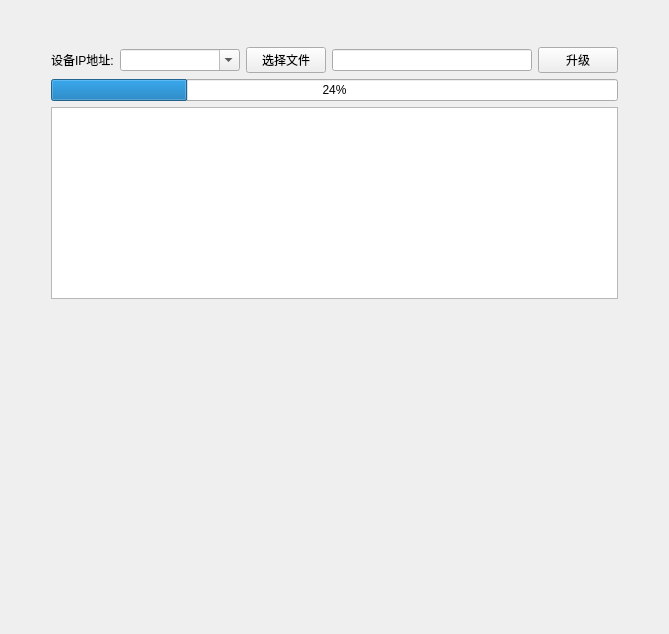
        <widget class="QWidget" name="update_page">
         <layout class="QVBoxLayout" name="verticalLayout_4">
          <item>
           <widget class="NavProgressBar" name="widget_progress_update" native="true">
            <property name="minimumSize">
             <size>
              <width>0</width>
              <height>30</height>
             </size>
            </property>
           </widget>
          </item>
          <item>
           <layout class="QHBoxLayout" name="horizontalLayout_5">
            <item>
             <spacer name="horizontalSpacer_8">
              <property name="orientation">
               <enum>Qt::Horizontal</enum>
              </property>
              <property name="sizeHint" stdset="0">
               <size>
                <width>40</width>
                <height>20</height>
               </size>
              </property>
             </spacer>
            </item>
            <item>
             <layout class="QVBoxLayout" name="verticalLayout_3">
              <item>
               <layout class="QHBoxLayout" name="horizontalLayout_4">
                <item>
                 <widget class="QLabel" name="label_12">
                  <property name="text">
                   <string>设备IP地址:</string>
                  </property>
                 </widget>
                </item>
                <item>
                 <widget class="QComboBox" name="comboBox_device_ip">
                  <property name="minimumSize">
                   <size>
                    <width>120</width>
                    <height>0</height>
                   </size>
                  </property>
                  <property name="editable">
                   <bool>true</bool>
                  </property>
                 </widget>
                </item>
                <item>
                 <widget class="QPushButton" name="pushButton_5">
                  <property name="text">
                   <string>选择文件</string>
                  </property>
                 </widget>
                </item>
                <item>
                 <widget class="QLineEdit" name="lineEdit_bin">
                  <property name="minimumSize">
                   <size>
                    <width>200</width>
                    <height>0</height>
                   </size>
                  </property>
                 </widget>
                </item>
                <item>
                 <widget class="QPushButton" name="pushButton_update">
                  <property name="text">
                   <string>升级</string>
                  </property>
                 </widget>
                </item>
               </layout>
              </item>
              <item>
               <widget class="QProgressBar" name="progressBar_update">
                <property name="value">
                 <number>24</number>
                </property>
               </widget>
              </item>
              <item>
               <widget class="QTextBrowser" name="textBrowser_update_info">
                <property name="enabled">
                 <bool>true</bool>
                </property>
                <property name="html">
                 <string>&lt;!DOCTYPE HTML PUBLIC &quot;-//W3C//DTD HTML 4.0//EN&quot; &quot;http://www.w3.org/TR/REC-html40/strict.dtd&quot;&gt;
&lt;html&gt;&lt;head&gt;&lt;meta name=&quot;qrichtext&quot; content=&quot;1&quot; /&gt;&lt;style type=&quot;text/css&quot;&gt;
p, li { white-space: pre-wrap; }
&lt;/style&gt;&lt;/head&gt;&lt;body style=&quot; font-family:'SimSun'; font-size:9pt; font-weight:400; font-style:normal;&quot;&gt;
&lt;p style=&quot;-qt-paragraph-type:empty; margin-top:0px; margin-bottom:0px; margin-left:0px; margin-right:0px; -qt-block-indent:0; text-indent:0px;&quot;&gt;&lt;br /&gt;&lt;/p&gt;&lt;/body&gt;&lt;/html&gt;</string>
                </property>
               </widget>
              </item>
             </layout>
            </item>
            <item>
             <spacer name="horizontalSpacer_9">
              <property name="orientation">
               <enum>Qt::Horizontal</enum>
              </property>
              <property name="sizeHint" stdset="0">
               <size>
                <width>40</width>
                <height>20</height>
               </size>
              </property>
             </spacer>
            </item>
           </layout>
          </item>
          <item>
           <spacer name="verticalSpacer_4">
            <property name="orientation">
             <enum>Qt::Vertical</enum>
            </property>
            <property name="sizeHint" stdset="0">
             <size>
              <width>20</width>
              <height>324</height>
             </size>
            </property>
           </spacer>
          </item>
         </layout>
        </widget>
